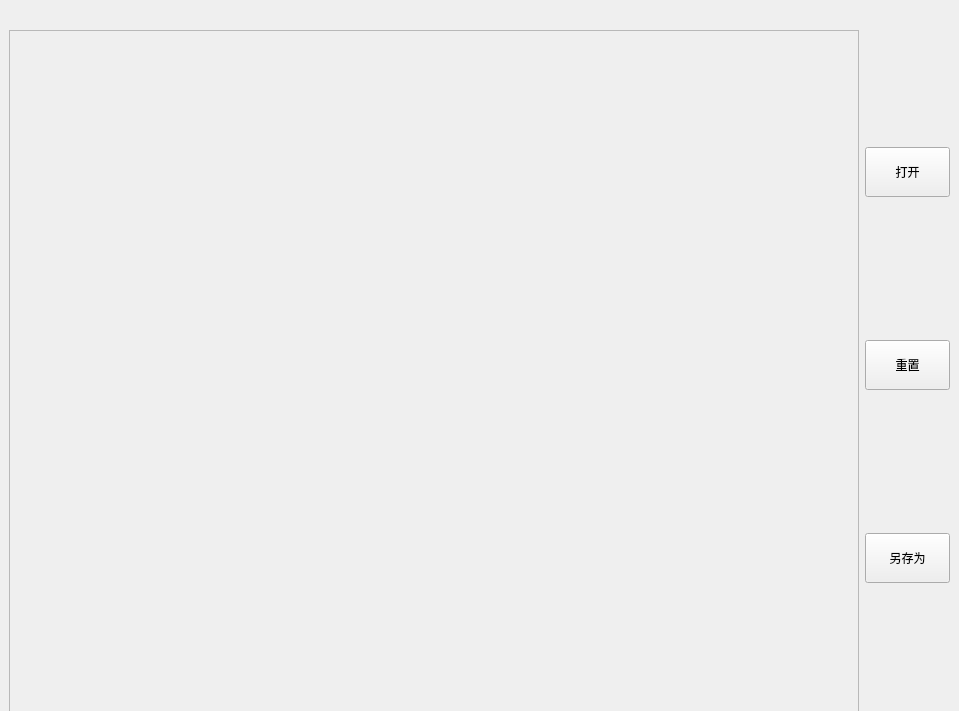
<?xml version="1.0" encoding="UTF-8"?>
<ui version="4.0">
 <class>Form2</class>
 <widget class="QWidget" name="Form2">
  <property name="geometry">
   <rect>
    <x>0</x>
    <y>0</y>
    <width>959</width>
    <height>711</height>
   </rect>
  </property>
  <property name="windowTitle">
   <string>Form</string>
  </property>
  <widget class="QWidget" name="horizontalLayoutWidget">
   <property name="geometry">
    <rect>
     <x>9</x>
     <y>10</y>
     <width>941</width>
     <height>711</height>
    </rect>
   </property>
   <layout class="QHBoxLayout" name="horizontalLayout">
    <property name="rightMargin">
     <number>0</number>
    </property>
    <item>
     <layout class="QVBoxLayout" name="verticalLayout_2">
      <property name="bottomMargin">
       <number>0</number>
      </property>
      <item>
       <widget class="QLabel" name="label">
        <property name="text">
         <string/>
        </property>
       </widget>
      </item>
      <item>
       <widget class="QScrollArea" name="scrollArea">
        <property name="maximumSize">
         <size>
          <width>850</width>
          <height>800</height>
         </size>
        </property>
        <property name="widgetResizable">
         <bool>true</bool>
        </property>
        <widget class="QWidget" name="scrollAreaWidgetContents">
         <property name="geometry">
          <rect>
           <x>0</x>
           <y>0</y>
           <width>842</width>
           <height>681</height>
          </rect>
         </property>
        </widget>
       </widget>
      </item>
     </layout>
    </item>
    <item>
     <layout class="QVBoxLayout" name="verticalLayout">
      <property name="leftMargin">
       <number>0</number>
      </property>
      <item>
       <widget class="QPushButton" name="pushButton_3">
        <property name="maximumSize">
         <size>
          <width>100</width>
          <height>50</height>
         </size>
        </property>
        <property name="text">
         <string>打开</string>
        </property>
       </widget>
      </item>
      <item>
       <widget class="QPushButton" name="pushButton">
        <property name="maximumSize">
         <size>
          <width>100</width>
          <height>50</height>
         </size>
        </property>
        <property name="text">
         <string>重置</string>
        </property>
       </widget>
      </item>
      <item>
       <widget class="QPushButton" name="pushButton_2">
        <property name="maximumSize">
         <size>
          <width>100</width>
          <height>50</height>
         </size>
        </property>
        <property name="text">
         <string>另存为</string>
        </property>
       </widget>
      </item>
     </layout>
    </item>
   </layout>
  </widget>
 </widget>
 <resources/>
 <connections/>
</ui>
